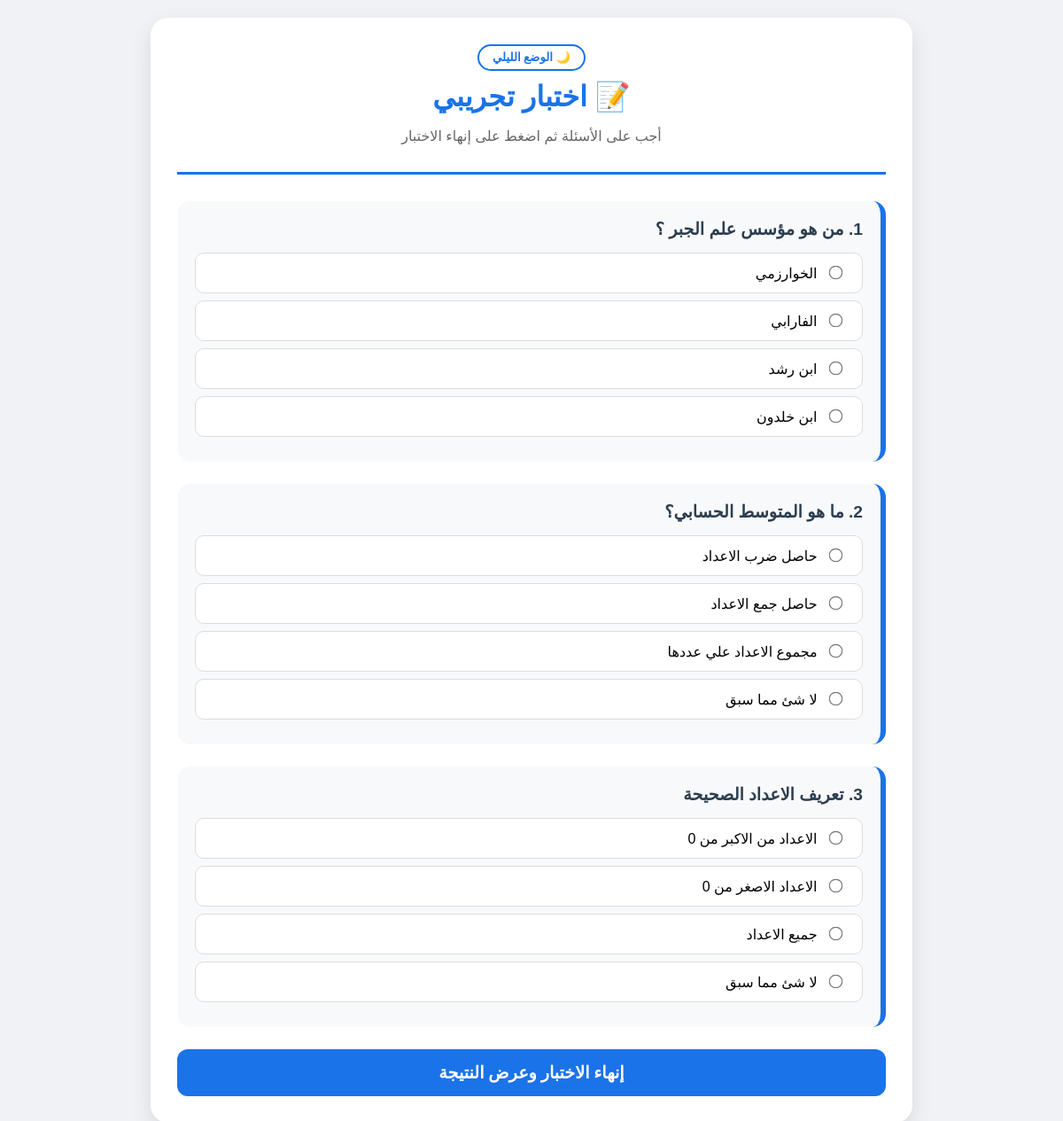
The app's page /quiz/1/ (signed in) with its own data.
### pages/models.py (models this page shows, shortened)
class Quiz(models.Model):
    lesson = models.OneToOneField(Lesson, on_delete=models.CASCADE, related_name='quiz', verbose_name="الدرس التابع له")
    title = models.CharField(max_length=200, verbose_name="عنوان الاختبار")
    class Meta:
        verbose_name = "اختبار"
        verbose_name_plural = "الاختبارات"

class Question(models.Model):
    quiz = models.ForeignKey(Quiz, on_delete=models.CASCADE, related_name='questions')
    text = models.TextField(verbose_name="نص السؤال")
    option1 = models.CharField(max_length=200, verbose_name="الخيار الأول")
    option2 = models.CharField(max_length=200, verbose_name="الخيار الثاني")
    option3 = models.CharField(max_length=200, verbose_name="الخيار الثالث")
    option4 = models.CharField(max_length=200, verbose_name="الخيار الرابع")
    correct_answer = models.IntegerField(
        choices=[(1, 'الخيار الأول'), (2, 'الخيار الثاني'), (3, 'الخيار الثالث'), (4, 'الخيار الرابع')],
        verbose_name="الإجابة الصحيحة"
    )
    class Meta:
        verbose_name = "سؤال"
        verbose_name_plural = "الأسئلة"

### pages/views.py (the view, shortened to what this page needs)
# urls.py: path('quiz/<int:quiz_id>/', views.take_quiz, name='take_quiz'),
@login_required
def take_quiz(request, quiz_id):
    quiz = get_object_or_404(Quiz, id=quiz_id)
    questions = list(quiz.questions.all())
    random.shuffle(questions)
    score = None
    total = len(questions)
    return render(request, 'pages/take_quiz.html', {
        'quiz': quiz,
        'questions': questions, # نرسل الأسئلة المرتتبة عشوائياً
        'score': score,
        'total': total
    })

### pages/templates/pages/take_quiz.html (shortened to what this page needs)
<!DOCTYPE html>
<html lang="ar" dir="rtl">
<head>
</head>
<body id="pageBody">
<div class="quiz-container">
    {% if score is not None %}
        <div class="result-card">
            <h2 style="color: var(--main-color);">انتهى الاختبار! 🎉</h2>
            <p>درجتك هي:</p>
            <div class="score">{{ score }} / {{ total }}</div>
            <p>تم حفظ النتيجة في ملفك الشخصي.</p>
            <div style="display:flex; justify-content:center; gap:20px;">
                <button onclick="toggleDarkMode()" id="darkModeBtn" class="dark-mode-btn">🌙 الوضع الليلي</button>
                <a href="{% url 'home' %}" class="back-link">← العودة للرئيسية</a>
            </div>
        </div>
    {% else %}
        <div class="quiz-header">
            <button onclick="toggleDarkMode()" id="darkModeBtn" class="dark-mode-btn">🌙 الوضع الليلي</button>
            <h1 style="margin:0; color:var(--main-color);">📝 {{ quiz.title }}</h1>
            <p style="color:#666;">أجب على الأسئلة ثم اضغط على إنهاء الاختبار</p>
        </div>
        <form method="post">
            {% for question in quiz.questions.all %}
                <div class="question-card">
                    <div class="question-text">{{ forloop.counter }}. {{ question.text }}</div>
                    <label class="option-label"><input type="radio" name="question_{{ question.id }}" value="1" required> {{ question.option1 }}</label>
                    <label class="option-label"><input type="radio" name="question_{{ question.id }}" value="2"> {{ question.option2 }}</label>
                    <label class="option-label"><input type="radio" name="question_{{ question.id }}" value="3"> {{ question.option3 }}</label>
                    <label class="option-label"><input type="radio" name="question_{{ question.id }}" value="4"> {{ question.option4 }}</label>
                </div>
            {% endfor %}
            <button type="submit" class="submit-btn">إنهاء الاختبار وعرض النتيجة</button>
        </form>
    {% endif %}
</div>
</body>
</html>

### pages/templates/pages/take_quiz.html (style rules this page uses)
:root { --main-color: #1a73e8; --bg-color: #f0f2f5; }
body { font-family: 'Cairo', sans-serif; background-color: var(--bg-color); margin: 0; padding: 20px; transition: 0.3s; }
.quiz-container { max-width: 800px; margin: auto; background: white; padding: 30px; border-radius: 20px; box-shadow: 0 10px 25px rgba(0,0,0,0.1); }
.quiz-header { text-align: center; border-bottom: 3px solid var(--main-color); padding-bottom: 15px; margin-bottom: 30px; position: relative; }
.dark-mode-btn { cursor: pointer; padding: 5px 15px; border-radius: 20px; border: 2px solid var(--main-color); background: transparent; font-weight: bold; font-family: 'Cairo'; transition: 0.3s; color: var(--main-color); margin-bottom: 10px; }
.question-card { background: #f8f9fa; padding: 20px; border-radius: 15px; margin-bottom: 25px; border-right: 6px solid var(--main-color); text-align: right; }
.question-text { font-size: 1.2rem; font-weight: bold; color: #2c3e50; margin-bottom: 15px; }
.option-label { display: block; background: white; padding: 12px 20px; border-radius: 10px; margin: 8px 0; border: 1px solid #ddd; cursor: pointer; transition: 0.3s; text-align: right; }
input[type="radio"] { margin-left: 10px; transform: scale(1.2); cursor: pointer; }
.submit-btn { display: block; width: 100%; padding: 15px; background: var(--main-color); color: white; border: none; border-radius: 12px; font-size: 1.2rem; font-weight: bold; cursor: pointer; transition: 0.3s; margin-top: 20px; font-family: 'Cairo'; }

### records on screen
Quiz: title "اختبار تجريبي"
Question: text "من هو مؤسس علم الجبر ؟", option1 "الخوارزمي", option2 "الفارابي", option3 "ابن رشد", option4 "ابن خلدون"
Question: text "ما هو المتوسط الحسابي؟", option1 "حاصل ضرب الاعداد", option2 "حاصل جمع الاعداد", option3 "مجموع الاعداد علي عددها", option4 "لا شئ مما سبق"
Question: text "تعريف الاعداد الصحيحة", option1 "الاعداد من الاكبر من 0", option2 "الاعداد الاصغر من 0", option3 "جميع الاعداد", option4 "لا شئ مما سبق"
